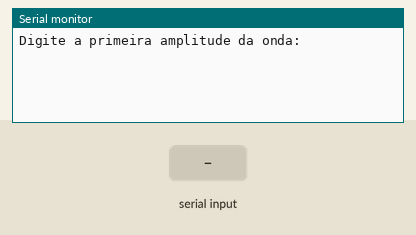
Recording of a sketch running on a simulated Arduino Uno, built with avr-gcc and run on an emulated ATmega328P. Parts: the last lines printed to the serial monitor. The inputs (shaded band) are chosen by the test bench.

Above: at 1.2 s.
1.3 s: "90,45\n" received over Serial
At 2.1 s:
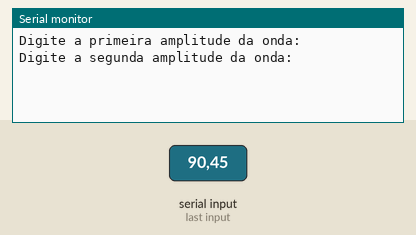
3.0 s: "30,150\n" received over Serial
At 4.0 s:
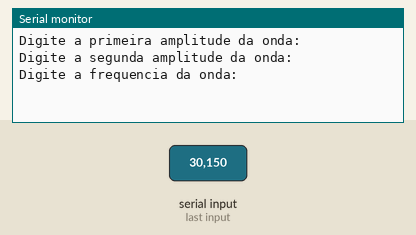
4.8 s: "0\n" received over Serial
At 5.8 s:
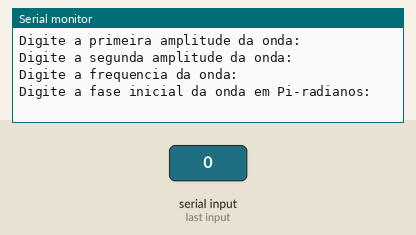
6.3 s: "5\n" received over Serial
At 7.0 s:
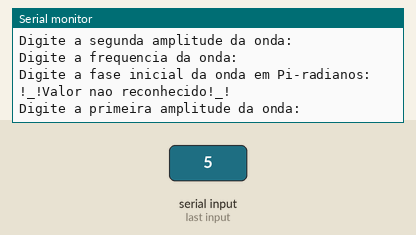

The sketch:

Arduino-pd05_tarefa5.ino
```cpp
const float pi = 3.1415;

unsigned long  tin, tend, inter;

int Ampl1, Ampl2;

double senodei;

float phase, freq, tempo;

void setup()
{
     Serial.begin(115200);
}

void loop(){
  Serial.println("Digite a primeira amplitude da onda: ");
  Ampl1 = lerEntradaNum();

  Serial.println("Digite a segunda amplitude da onda: ");
  Ampl2 = lerEntradaNum();

  Serial.println("Digite a frequencia da onda: ");
  freq = lerEntradaNum();

  Serial.println("Digite a fase inicial da onda em Pi-radianos: ");
  phase = lerEntradaNum();

  if(Ampl1 > 0 && Ampl2 > 0 && freq > 0){

    inter=50;   // em milissegundos
    freq=0.1;   // em Hz

    Serial.println("Seno:");

    for (int i=0; i<200;i++){
      tempo = (float)i*((float)inter/1000);
      if(i <= 100){
      	senodei= Ampl1 * sin(2*pi*freq*tempo + phase);
      } else {
        senodei= Ampl2 * sin(2*pi*freq*tempo + phase);
      }
      Serial.println(senodei);

      //delay
      tin = millis();
      tend=tin+inter;
      while(tin<tend){tin=millis();}

    }

    Serial.println(0);
    Serial.println(0);
    Serial.println(0);
    Serial.println(0);
    Serial.println(0);

  } else {
    Serial.println("!_!Valor nao reconhecido!_!");
  }

}


//Lê entrada e converte para numero
float lerEntradaNum(){
  char caractere;
  String entrada;
  float numero;

  while(Serial.available() == 0){}
  while(Serial.available() > 0){
    caractere = Serial.read();
    if(caractere != '\n'){
      entrada.concat(caractere);
      delay(50);
    }
  }
  numero = entrada.toFloat();
  return numero;
}
```

Measured:
- after the input at 1.3 s, the serial monitor: prints a new line after 0.25 s (image 1)
- after the input at 3.0 s, the serial monitor: prints a new line after 0.30 s (image 2)
- after the input at 4.8 s, the serial monitor: prints a new line after 0.05 s (image 3)
- after the input at 6.3 s, the serial monitor: prints a new line after 0.05 s (image 4)
